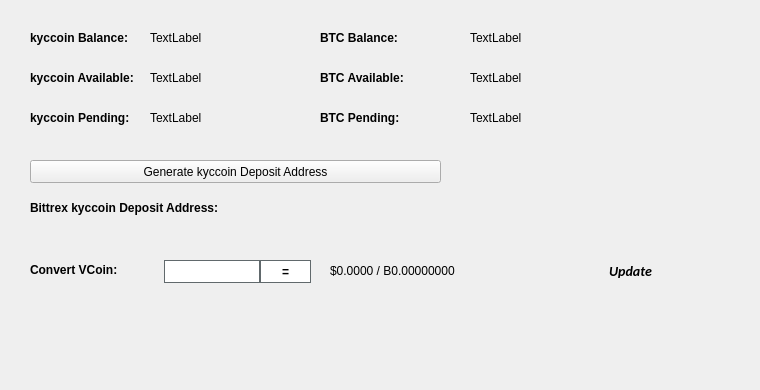
   <widget class="QWidget" name="BalanceTab">
    <attribute name="title">
     <string>Balance</string>
    </attribute>
    <widget class="QLabel" name="BitcoinBalanceLabel">
     <property name="geometry">
      <rect>
       <x>470</x>
       <y>30</y>
       <width>150</width>
       <height>16</height>
      </rect>
     </property>
     <property name="text">
      <string>TextLabel</string>
     </property>
    </widget>
    <widget class="QLabel" name="kyccoinBalanceLabel">
     <property name="geometry">
      <rect>
       <x>150</x>
       <y>30</y>
       <width>150</width>
       <height>16</height>
      </rect>
     </property>
     <property name="text">
      <string>TextLabel</string>
     </property>
    </widget>
    <widget class="QLabel" name="label_11">
     <property name="geometry">
      <rect>
       <x>30</x>
       <y>30</y>
       <width>101</width>
       <height>16</height>
      </rect>
     </property>
     <property name="font">
      <font>
       <weight>75</weight>
       <bold>true</bold>
      </font>
     </property>
     <property name="text">
      <string>kyccoin Balance:</string>
     </property>
    </widget>
    <widget class="QLabel" name="label_12">
     <property name="geometry">
      <rect>
       <x>320</x>
       <y>30</y>
       <width>101</width>
       <height>16</height>
      </rect>
     </property>
     <property name="font">
      <font>
       <weight>75</weight>
       <bold>true</bold>
      </font>
     </property>
     <property name="text">
      <string>BTC Balance:</string>
     </property>
    </widget>
    <widget class="QLabel" name="kyccoinAvailableLabel_2">
     <property name="geometry">
      <rect>
       <x>150</x>
       <y>70</y>
       <width>150</width>
       <height>16</height>
      </rect>
     </property>
     <property name="text">
      <string>TextLabel</string>
     </property>
    </widget>
    <widget class="QLabel" name="label_13">
     <property name="geometry">
      <rect>
       <x>30</x>
       <y>70</y>
       <width>111</width>
       <height>16</height>
      </rect>
     </property>
     <property name="font">
      <font>
       <weight>75</weight>
       <bold>true</bold>
      </font>
     </property>
     <property name="text">
      <string>kyccoin Available:</string>
     </property>
    </widget>
    <widget class="QLabel" name="label_14">
     <property name="geometry">
      <rect>
       <x>30</x>
       <y>110</y>
       <width>101</width>
       <height>16</height>
      </rect>
     </property>
     <property name="font">
      <font>
       <weight>75</weight>
       <bold>true</bold>
      </font>
     </property>
     <property name="text">
      <string>kyccoin Pending:</string>
     </property>
    </widget>
    <widget class="QLabel" name="kyccoinPendingLabel">
     <property name="geometry">
      <rect>
       <x>150</x>
       <y>110</y>
       <width>150</width>
       <height>16</height>
      </rect>
     </property>
     <property name="text">
      <string>TextLabel</string>
     </property>
    </widget>
    <widget class="QLabel" name="label_15">
     <property name="geometry">
      <rect>
       <x>320</x>
       <y>70</y>
       <width>111</width>
       <height>16</height>
      </rect>
     </property>
     <property name="font">
      <font>
       <weight>75</weight>
       <bold>true</bold>
      </font>
     </property>
     <property name="text">
      <string>BTC Available:</string>
     </property>
    </widget>
    <widget class="QLabel" name="BitcoinAvailableLabel">
     <property name="geometry">
      <rect>
       <x>470</x>
       <y>70</y>
       <width>150</width>
       <height>16</height>
      </rect>
     </property>
     <property name="text">
      <string>TextLabel</string>
     </property>
    </widget>
    <widget class="QLabel" name="label_31">
     <property name="geometry">
      <rect>
       <x>320</x>
       <y>110</y>
       <width>111</width>
       <height>16</height>
      </rect>
     </property>
     <property name="font">
      <font>
       <weight>75</weight>
       <bold>true</bold>
      </font>
     </property>
     <property name="text">
      <string>BTC Pending:</string>
     </property>
    </widget>
    <widget class="QLabel" name="BitcoinPendingLabel">
     <property name="geometry">
      <rect>
       <x>470</x>
       <y>110</y>
       <width>150</width>
       <height>16</height>
      </rect>
     </property>
     <property name="text">
      <string>TextLabel</string>
     </property>
    </widget>
    <widget class="QLabel" name="label_33">
     <property name="geometry">
      <rect>
       <x>30</x>
       <y>200</y>
       <width>221</width>
       <height>16</height>
      </rect>
     </property>
     <property name="font">
      <font>
       <weight>75</weight>
       <bold>true</bold>
      </font>
     </property>
     <property name="text">
      <string>Bittrex kyccoin Deposit Address:</string>
     </property>
    </widget>
    <widget class="QPushButton" name="GenDepositBTN">
     <property name="geometry">
      <rect>
       <x>30</x>
       <y>160</y>
       <width>411</width>
       <height>23</height>
      </rect>
     </property>
     <property name="text">
      <string>Generate kyccoin Deposit Address</string>
     </property>
     <property name="icon">
      <iconset resource="../kyccoin.qrc">
       <normaloff>:/icons/bitcoin</normaloff>:/icons/bitcoin</iconset>
     </property>
    </widget>
    <widget class="QLabel" name="DepositAddressLabel">
     <property name="geometry">
      <rect>
       <x>200</x>
       <y>200</y>
       <width>261</width>
       <height>16</height>
      </rect>
     </property>
     <property name="palette">
      <palette>
       <active>
        <colorrole role="WindowText">
         <brush brushstyle="SolidPattern">
          <color alpha="255">
           <red>0</red>
           <green>0</green>
           <blue>0</blue>
          </color>
         </brush>
        </colorrole>
        <colorrole role="Text">
         <brush brushstyle="SolidPattern">
          <color alpha="255">
           <red>0</red>
           <green>0</green>
           <blue>255</blue>
          </color>
         </brush>
        </colorrole>
       </active>
       <inactive>
        <colorrole role="WindowText">
         <brush brushstyle="SolidPattern">
          <color alpha="255">
           <red>0</red>
           <green>0</green>
           <blue>0</blue>
          </color>
         </brush>
        </colorrole>
        <colorrole role="Text">
         <brush brushstyle="SolidPattern">
          <color alpha="255">
           <red>0</red>
           <green>0</green>
           <blue>255</blue>
          </color>
         </brush>
        </colorrole>
       </inactive>
       <disabled>
        <colorrole role="WindowText">
         <brush brushstyle="SolidPattern">
          <color alpha="255">
           <red>120</red>
           <green>120</green>
           <blue>120</blue>
          </color>
         </brush>
        </colorrole>
        <colorrole role="Text">
         <brush brushstyle="SolidPattern">
          <color alpha="255">
           <red>120</red>
           <green>120</green>
           <blue>120</blue>
          </color>
         </brush>
        </colorrole>
       </disabled>
      </palette>
     </property>
     <property name="font">
      <font>
       <weight>75</weight>
       <bold>true</bold>
      </font>
     </property>
     <property name="text">
      <string/>
     </property>
     <property name="alignment">
      <set>Qt::AlignRight|Qt::AlignTrailing|Qt::AlignVCenter</set>
     </property>
     <property name="textInteractionFlags">
      <set>Qt::LinksAccessibleByMouse|Qt::TextSelectableByKeyboard|Qt::TextSelectableByMouse</set>
     </property>
    </widget>
    <widget class="QLabel" name="label_8">
     <property name="geometry">
      <rect>
       <x>460</x>
       <y>300</y>
       <width>281</width>
       <height>81</height>
      </rect>
     </property>
     <property name="text">
      <string/>
     </property>
     <property name="pixmap">
      <pixmap>:/images/bittrex</pixmap>
     </property>
    </widget>
    <widget class="QWidget" name="widgetConversion" native="true">
     <property name="geometry">
      <rect>
       <x>0</x>
       <y>250</y>
       <width>751</width>
       <height>43</height>
      </rect>
     </property>
     <property name="minimumSize">
      <size>
       <width>0</width>
       <height>43</height>
      </size>
     </property>
     <property name="styleSheet">
      <string notr="true"/>
     </property>
     <widget class="QPushButton" name="btnUpdateMarketData">
      <property name="geometry">
       <rect>
        <x>575</x>
        <y>0</y>
        <width>111</width>
        <height>41</height>
       </rect>
      </property>
      <property name="sizePolicy">
       <sizepolicy hsizetype="Expanding" vsizetype="Expanding">
        <horstretch>0</horstretch>
        <verstretch>0</verstretch>
       </sizepolicy>
      </property>
      <property name="font">
       <font>
        <family>calibri</family>
        <pointsize>-1</pointsize>
        <weight>75</weight>
        <italic>true</italic>
        <bold>true</bold>
       </font>
      </property>
      <property name="styleSheet">
       <string notr="true">margin:0px;text-align:center;padding:2px;border-radius:3px;font-style:italic;width:100px;font-size:14px;font-family:calibri;font-weight:600;</string>
      </property>
      <property name="text">
       <string>Update</string>
      </property>
      <property name="iconSize">
       <size>
        <width>150</width>
        <height>35</height>
       </size>
      </property>
      <property name="autoDefault">
       <bool>true</bool>
      </property>
      <property name="default">
       <bool>true</bool>
      </property>
     </widget>
     <widget class="QLabel" name="lblConvertVCoin">
      <property name="geometry">
       <rect>
        <x>30</x>
        <y>10</y>
        <width>131</width>
        <height>20</height>
       </rect>
      </property>
      <property name="styleSheet">
       <string notr="true"/>
      </property>
      <property name="text">
       <string>&lt;html&gt;&lt;head/&gt;&lt;body&gt;&lt;p&gt;&lt;span style=&quot; font-weight:600;&quot;&gt;Convert VCoin:&lt;/span&gt;&lt;/p&gt;&lt;/body&gt;&lt;/html&gt;</string>
      </property>
     </widget>
     <widget class="QLineEdit" name="txtConvertVCoinQty">
      <property name="geometry">
       <rect>
        <x>160</x>
        <y>10</y>
        <width>100</width>
        <height>23</height>
       </rect>
      </property>
      <property name="minimumSize">
       <size>
        <width>100</width>
        <height>23</height>
       </size>
      </property>
      <property name="maximumSize">
       <size>
        <width>100</width>
        <height>16777215</height>
       </size>
      </property>
      <property name="styleSheet">
       <string notr="true">border: 1px solid #61696c;margin-left:4px;</string>
      </property>
     </widget>
     <widget class="QPushButton" name="btnConvertkyccoin">
      <property name="geometry">
       <rect>
        <x>260</x>
        <y>10</y>
        <width>51</width>
        <height>23</height>
       </rect>
      </property>
      <property name="minimumSize">
       <size>
        <width>0</width>
        <height>23</height>
       </size>
      </property>
      <property name="styleSheet">
       <string notr="true">border:1px solid #61696c;background:white;font-weight:600;</string>
      </property>
      <property name="text">
       <string>=</string>
      </property>
     </widget>
     <widget class="QLabel" name="lblConvertVCoinResults">
      <property name="geometry">
       <rect>
        <x>330</x>
        <y>0</y>
        <width>201</width>
        <height>41</height>
       </rect>
      </property>
      <property name="styleSheet">
       <string notr="true"/>
      </property>
      <property name="text">
       <string>$0.0000 / B0.00000000</string>
      </property>
     </widget>
     <widget class="QLabel" name="iconOverviewUpdateWait">
      <property name="geometry">
       <rect>
        <x>670</x>
        <y>10</y>
        <width>24</width>
        <height>24</height>
       </rect>
      </property>
      <property name="text">
       <string/>
      </property>
      <property name="pixmap">
       <pixmap resource="../kyccoin.qrc">:/icons/transaction_1</pixmap>
      </property>
      <property name="scaledContents">
       <bool>true</bool>
      </property>
      <property name="alignment">
       <set>Qt::AlignCenter</set>
      </property>
     </widget>
    </widget>
   </widget>
